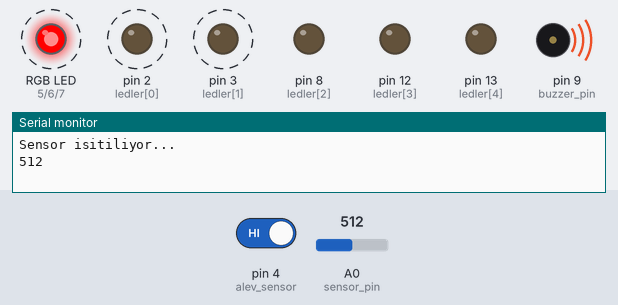
The sketch below on a simulated Arduino Uno, built with avr-gcc and run on an emulated ATmega328P. On the bench: an RGB LED mixed from three pins (HIGH = lit), output pins drawn as LEDs (lit = HIGH), buzzer (waves = sounding), the last lines printed to the serial monitor. Dashed ring = blinking. The inputs (shaded band) are chosen by the test bench; at power-on: A0 (sensor_pin) = 512, pin 4 (alev_sensor) HIGH. Pins used as bus, display or sensor lines are not drawn.

Above: at 6.44 s.
6.9 s: A0 (sensor_pin) set to 412
10.4 s: A0 (sensor_pin) set to 381
At 12.0 s:
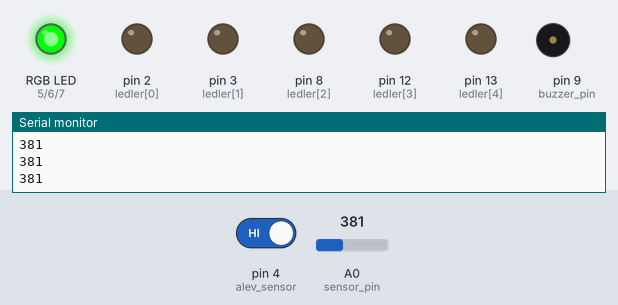
13.9 s: A0 (sensor_pin) set to 410
At 14.61 s:
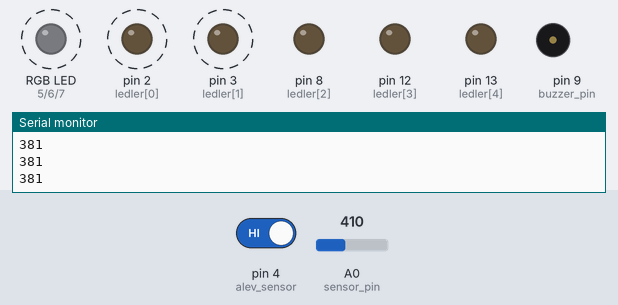
Timing chart, 0 to 23.4 s (numbered marks = the images above; inputs shaded):
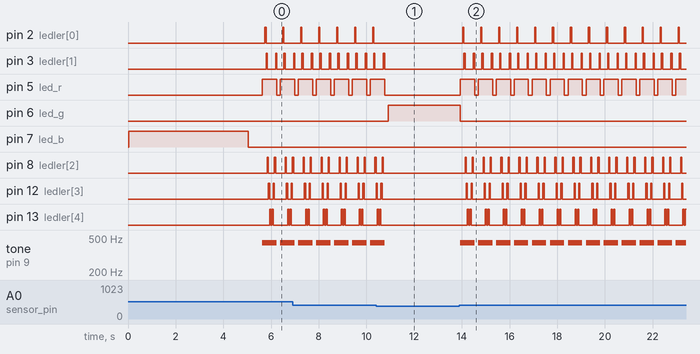

Measured:
- the behaviour switches between 400 and 399 on A0 (sensor_pin) (found by bisection; images 0 and 1)
- after the input at 10.4 s, pin 2 (ledler[0]): stops changing and stays LOW; pin 3 (ledler[1]), pin 5 (led_r): goes on until 10.8 s, then stays LOW; pin 6 (led_g): LOW → HIGH after 0.51 s; pin 8 (ledler[2]), pin 12 (ledler[3]): goes on until 10.7 s, then stays LOW; pin 13 (ledler[4]): goes on until 10.6 s, then stays LOW
- after the input at 13.9 s, pin 2 (ledler[0]): alternates HIGH for 0.05 s and LOW for 0.70 s, starting after 0.14 s; pin 3 (ledler[1]): alternates HIGH for 0.05 s and LOW for 0.33 s, starting after 0.19 s
- by itself, pin 2 (ledler[0]): alternates HIGH for 0.05 s and LOW for 0.70 s
- by itself, pin 3 (ledler[1]): alternates HIGH for 0.05 s and LOW for 0.30 s
- by itself, pin 5 (led_r): alternates HIGH for 0.60 s and LOW for 0.15 s
- by itself, pin 8 (ledler[2]): repeats every 0.75 s: HIGH 0.05 s, LOW 0.25 s, HIGH 0.05 s, LOW 0.40 s
- by itself, pin 12 (ledler[3]): repeats every 0.75 s: LOW 0.15 s, HIGH 0.05 s, LOW 0.50 s, HIGH 0.05 s

The sketch:

KOD_3_DENEME.ino
```cpp
// EGAP_proje kodu==2

#include <SoftwareSerial.h>
SoftwareSerial myBluetooth(10, 11); // RX, TX girişleri olarak
int ledler[] = {2,3,8,12,13}; // KARA SİMSEK İÇİN LED BACAKLARI
//Sensör pinlerimizi tanımlıyoruz:
#define sensor_pin A0
#define buzzer_pin 9
//yangın sensör pini tanımlıyoruz.
#define alev_sensor 4
//RGB LED'imizin çıkış pinlerini tanımlıyoruz:
#define led_r 5
#define led_g 6
#define led_b 7
//Sensörün çalışması için gerekli ön ısıtma süresini 5sn olarak belirliyoruz
#define preheat_time 5000
//Alarmın çalması için gerekli eşik değerini 400 olarak belirliyoruz.
#define esikdeger 400

void setup()
{
  for(int i=0; i<6; i++){

  pinMode(ledler[i], OUTPUT);

  }
//Alarm için kullanacağımız buzzer ve LED'leri çıkış olarak tanımlıyoruz
pinMode(alev_sensor,INPUT); // ALEV SENSORU GİRİŞ OLARAK  AYARLIYOZ.
pinMode(buzzer_pin, OUTPUT);
pinMode(led_r, OUTPUT);
pinMode(led_g, OUTPUT);
pinMode(led_b, OUTPUT);
//Varsayılan olarak LED'in sönük kalmasını sağlıyoruz
digitalWrite(led_r,LOW);
digitalWrite(led_g,LOW);
digitalWrite(led_b,LOW);
//Sensör değerini seri monitörden görebilmemiz için seri haberleşmeyi başlatıyoruz:
Serial.begin(9600);
myBluetooth.begin(9600);// bluetooth serial monitörü
myBluetooth.println("GAZ KACAGI ERKEN UYARI SİSTEMİ");
//İlk 5sn boyunca sensörün ısınmasını bekliyoruz. Bu esnada LED mavi renkte yanıyor:
Serial.println("Sensor isitiliyor...");
digitalWrite(led_b,HIGH);
delay(preheat_time);
//Isıma işlemi için gereken 5sn süre tamamlandığında mavi LED'i söndürüyoruz:
digitalWrite(led_b,LOW);
delay(600);
}

void loop()
{
  myBluetooth.println();
//analogRead() fonksiyonu ile sensör değerini ölçüyoruz ve bir değişken içerisinde tutuyoruz:
int sensorValue = analogRead(sensor_pin);
int yangin=digitalRead(alev_sensor);
//Sensör değeri belirlediğimiz eşik değerinden yüksek ise alarm() fonksiyonunu çağırıyoruz:
if (sensorValue >= esikdeger)
{
  alarm(100);
   myBluetooth.println("GAZ SIZINTISI ALGILANDI..!!");

}
else if(yangin==LOW)
{
  alarm(100);
  myBluetooth.println("ALEV ALGILANDI..!!");

}
//Alarmın çalmadığı durumda LED'in yeşil yanmasını istiyoruz:
else{
digitalWrite(led_g, HIGH);
 myBluetooth.print("DURUM NORMAL:");
  myBluetooth.println(sensorValue);
}
//Sensör değerini bilgisayarımızdan görebilmek için seri monitöre yazıyoruz:
Serial.println(sensorValue);
delay(20);
}

//Alarm fonksiyonumuzu tanımlıyoruz. Bu fonksiyon parametre olarak buzzerın ötüp ve LED'in yanıp söneceği süreyi almakta.

void alarm(unsigned int sure)
{
//Buzzer'ın 440Hz'te (la notası) ses üretmesini istiyoruz:
tone(buzzer_pin, 440);
//Normal durumda yeşil yanmakta olan LED'i söndürüp kırmızı renkte yakıyoruz:
digitalWrite(led_r, HIGH);
digitalWrite(led_g, LOW);
delay(sure);
for(int i=0; i<5; i++){
    digitalWrite(ledler[i], HIGH);
    delay(50);
    digitalWrite(ledler[i], LOW);
  }

  for(int j=5; j>0; j--){
    digitalWrite(ledler[j], HIGH);
    delay(50);
    digitalWrite(ledler[j], LOW);
  }
noTone(buzzer_pin);
digitalWrite(led_r, LOW);
digitalWrite(led_g, LOW);
delay(sure);
}
```
